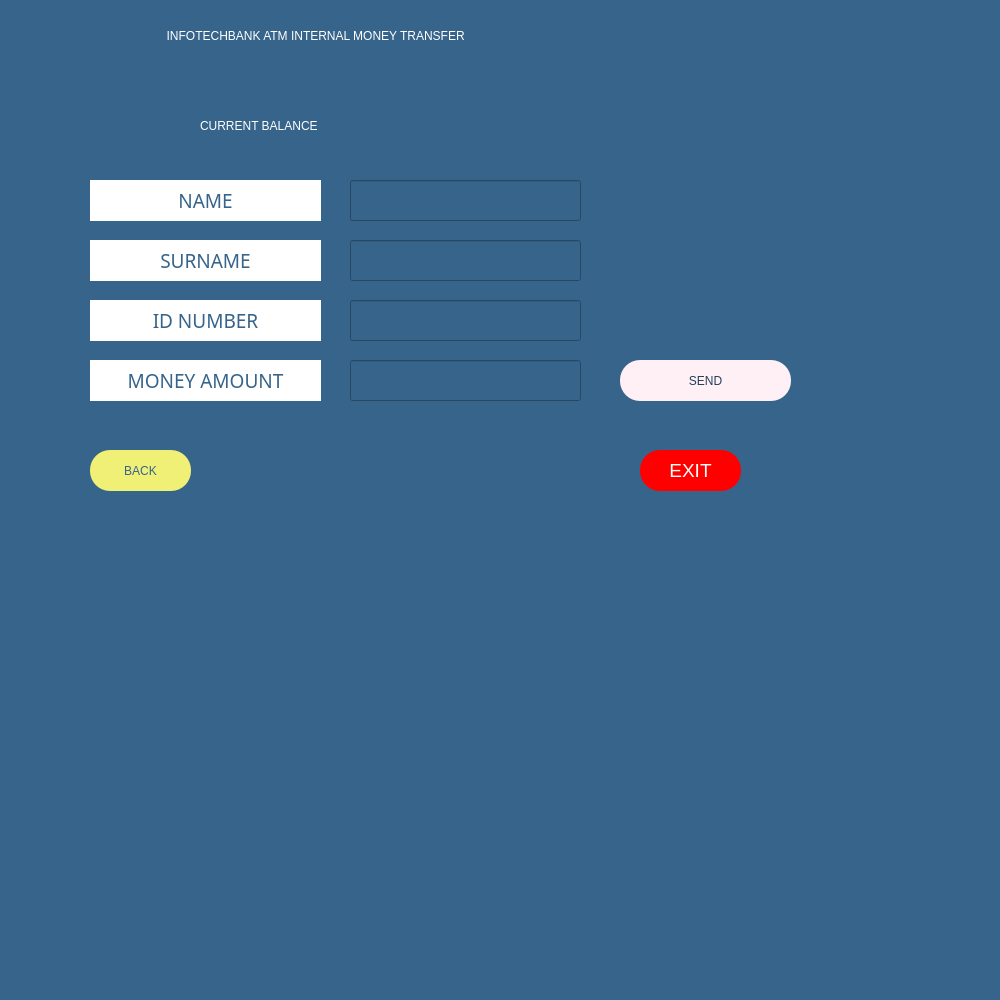
<?xml version="1.0" encoding="UTF-8"?>
<ui version="4.0">
 <class>MainWindow</class>
 <widget class="QMainWindow" name="MainWindow">
  <property name="geometry">
   <rect>
    <x>0</x>
    <y>0</y>
    <width>1000</width>
    <height>1000</height>
   </rect>
  </property>
  <property name="windowTitle">
   <string>MainWindow</string>
  </property>
  <property name="styleSheet">
   <string notr="true">background-color: rgb(54, 100, 139);
color: rgb(255, 255, 255);
font: 75 12pt &quot;MS Shell Dlg 2&quot;;</string>
  </property>
  <widget class="QWidget" name="centralwidget">
   <widget class="QPushButton" name="B_send">
    <property name="geometry">
     <rect>
      <x>620</x>
      <y>360</y>
      <width>171</width>
      <height>41</height>
     </rect>
    </property>
    <property name="styleSheet">
     <string notr="true">background-color: rgb(255, 240, 245);
color: rgb(34, 64, 89);
font: 63 14pt &quot;Montserrat SemiBold&quot;;
border-radius: 20 </string>
    </property>
    <property name="text">
     <string>SEND</string>
    </property>
    <property name="icon">
     <iconset>
      <normaloff>../../Downloads/x-button.png</normaloff>../../Downloads/x-button.png</iconset>
    </property>
   </widget>
   <widget class="QLineEdit" name="li_alici_id">
    <property name="geometry">
     <rect>
      <x>350</x>
      <y>300</y>
      <width>231</width>
      <height>41</height>
     </rect>
    </property>
    <property name="styleSheet">
     <string notr="true">color: rgb(255, 255, 255);
font: 63 14pt &quot;Montserrat SemiBold&quot;;</string>
    </property>
    <property name="text">
     <string/>
    </property>
    <property name="maxLength">
     <number>7</number>
    </property>
   </widget>
   <widget class="QLabel" name="la_welcome">
    <property name="geometry">
     <rect>
      <x>160</x>
      <y>0</y>
      <width>511</width>
      <height>71</height>
     </rect>
    </property>
    <property name="styleSheet">
     <string notr="true">
font: 75 16pt &quot;MS Shell Dlg 2&quot;;
color: rgb(255, 255, 255);
</string>
    </property>
    <property name="text">
     <string>  INFOTECHBANK ATM INTERNAL MONEY TRANSFER</string>
    </property>
   </widget>
   <widget class="QLineEdit" name="li_amount">
    <property name="geometry">
     <rect>
      <x>350</x>
      <y>360</y>
      <width>231</width>
      <height>41</height>
     </rect>
    </property>
    <property name="styleSheet">
     <string notr="true">color: rgb(255, 255, 255);
font: 63 14pt &quot;Montserrat SemiBold&quot;;</string>
    </property>
    <property name="text">
     <string/>
    </property>
   </widget>
   <widget class="QPushButton" name="B_exit">
    <property name="geometry">
     <rect>
      <x>640</x>
      <y>450</y>
      <width>101</width>
      <height>41</height>
     </rect>
    </property>
    <property name="styleSheet">
     <string notr="true">background-color: rgb(255, 0, 0);
font: 63 14pt ;Montserrat SemiBold;
border-radius: 20;
color: rgb(255, 255, 255);</string>
    </property>
    <property name="text">
     <string>EXIT</string>
    </property>
    <property name="icon">
     <iconset>
      <normaloff>../../Downloads/x-button.png</normaloff>../../Downloads/x-button.png</iconset>
    </property>
   </widget>
   <widget class="QLabel" name="la_alici_id">
    <property name="geometry">
     <rect>
      <x>90</x>
      <y>300</y>
      <width>231</width>
      <height>41</height>
     </rect>
    </property>
    <property name="font">
     <font>
      <family>Montserrat SemiBold</family>
      <pointsize>14</pointsize>
      <weight>7</weight>
      <italic>false</italic>
      <bold>false</bold>
     </font>
    </property>
    <property name="styleSheet">
     <string notr="true">color: rgb(54, 100, 139);
font: 63 14pt &quot;Montserrat SemiBold&quot;;
background-color: rgb(255, 255, 255);</string>
    </property>
    <property name="text">
     <string>ID NUMBER</string>
    </property>
    <property name="alignment">
     <set>Qt::AlignCenter</set>
    </property>
   </widget>
   <widget class="QLabel" name="la_alici_surname">
    <property name="geometry">
     <rect>
      <x>90</x>
      <y>240</y>
      <width>231</width>
      <height>41</height>
     </rect>
    </property>
    <property name="font">
     <font>
      <family>Montserrat SemiBold</family>
      <pointsize>14</pointsize>
      <weight>7</weight>
      <italic>false</italic>
      <bold>false</bold>
     </font>
    </property>
    <property name="styleSheet">
     <string notr="true">color: rgb(54, 100, 139);
font: 63 14pt &quot;Montserrat SemiBold&quot;;
background-color: rgb(255, 255, 255);</string>
    </property>
    <property name="text">
     <string>SURNAME</string>
    </property>
    <property name="alignment">
     <set>Qt::AlignCenter</set>
    </property>
   </widget>
   <widget class="QLabel" name="la_amount">
    <property name="geometry">
     <rect>
      <x>90</x>
      <y>360</y>
      <width>231</width>
      <height>41</height>
     </rect>
    </property>
    <property name="font">
     <font>
      <family>Montserrat SemiBold</family>
      <pointsize>14</pointsize>
      <weight>7</weight>
      <italic>false</italic>
      <bold>false</bold>
     </font>
    </property>
    <property name="styleSheet">
     <string notr="true">color: rgb(54, 100, 139);
font: 63 14pt &quot;Montserrat SemiBold&quot;;
background-color: rgb(255, 255, 255);</string>
    </property>
    <property name="text">
     <string>MONEY AMOUNT</string>
    </property>
    <property name="alignment">
     <set>Qt::AlignCenter</set>
    </property>
   </widget>
   <widget class="QLabel" name="la_error">
    <property name="geometry">
     <rect>
      <x>120</x>
      <y>420</y>
      <width>451</width>
      <height>16</height>
     </rect>
    </property>
    <property name="styleSheet">
     <string notr="true">color: rgb(255, 0, 0);
font: 75 12pt &quot;MS Sans Serif&quot;;</string>
    </property>
    <property name="text">
     <string/>
    </property>
   </widget>
   <widget class="QLineEdit" name="li_aici_surname">
    <property name="geometry">
     <rect>
      <x>350</x>
      <y>240</y>
      <width>231</width>
      <height>41</height>
     </rect>
    </property>
    <property name="styleSheet">
     <string notr="true">color: rgb(255, 255, 255);
font: 63 14pt &quot;Montserrat SemiBold&quot;;</string>
    </property>
    <property name="text">
     <string/>
    </property>
   </widget>
   <widget class="QLabel" name="la_balance">
    <property name="geometry">
     <rect>
      <x>420</x>
      <y>100</y>
      <width>261</width>
      <height>51</height>
     </rect>
    </property>
    <property name="styleSheet">
     <string notr="true">
font: 75 16pt &quot;MS Shell Dlg 2&quot;;
color: rgb(255, 255, 255);
</string>
    </property>
    <property name="text">
     <string/>
    </property>
   </widget>
   <widget class="QLineEdit" name="li_alici_name">
    <property name="geometry">
     <rect>
      <x>350</x>
      <y>180</y>
      <width>231</width>
      <height>41</height>
     </rect>
    </property>
    <property name="styleSheet">
     <string notr="true">color: rgb(255, 255, 255);
font: 63 14pt &quot;Montserrat SemiBold&quot;;</string>
    </property>
    <property name="text">
     <string/>
    </property>
   </widget>
   <widget class="QLabel" name="la_alici_name">
    <property name="geometry">
     <rect>
      <x>90</x>
      <y>180</y>
      <width>231</width>
      <height>41</height>
     </rect>
    </property>
    <property name="font">
     <font>
      <family>Montserrat SemiBold</family>
      <pointsize>14</pointsize>
      <weight>7</weight>
      <italic>false</italic>
      <bold>false</bold>
     </font>
    </property>
    <property name="styleSheet">
     <string notr="true">color: rgb(54, 100, 139);
font: 63 14pt &quot;Montserrat SemiBold&quot;;
background-color: rgb(255, 255, 255);</string>
    </property>
    <property name="text">
     <string>NAME</string>
    </property>
    <property name="alignment">
     <set>Qt::AlignCenter</set>
    </property>
   </widget>
   <widget class="QPushButton" name="B_back">
    <property name="geometry">
     <rect>
      <x>90</x>
      <y>450</y>
      <width>101</width>
      <height>41</height>
     </rect>
    </property>
    <property name="styleSheet">
     <string notr="true">background-color: rgb(240, 240, 119);
color: rgb(54, 100, 139);
font: 63 14pt &quot;Montserrat SemiBold&quot;;
border-radius: 20;
</string>
    </property>
    <property name="text">
     <string>BACK</string>
    </property>
    <property name="checkable">
     <bool>false</bool>
    </property>
   </widget>
   <widget class="QLabel" name="la_welcome_2">
    <property name="geometry">
     <rect>
      <x>200</x>
      <y>100</y>
      <width>191</width>
      <height>51</height>
     </rect>
    </property>
    <property name="styleSheet">
     <string notr="true">
font: 75 16pt &quot;MS Shell Dlg 2&quot;;
color: rgb(255, 255, 255);
</string>
    </property>
    <property name="text">
     <string>CURRENT BALANCE</string>
    </property>
   </widget>
  </widget>
  <widget class="QMenuBar" name="menubar">
   <property name="geometry">
    <rect>
     <x>0</x>
     <y>0</y>
     <width>1000</width>
     <height>25</height>
    </rect>
   </property>
  </widget>
  <widget class="QStatusBar" name="statusbar"/>
 </widget>
 <resources/>
 <connections/>
</ui>
